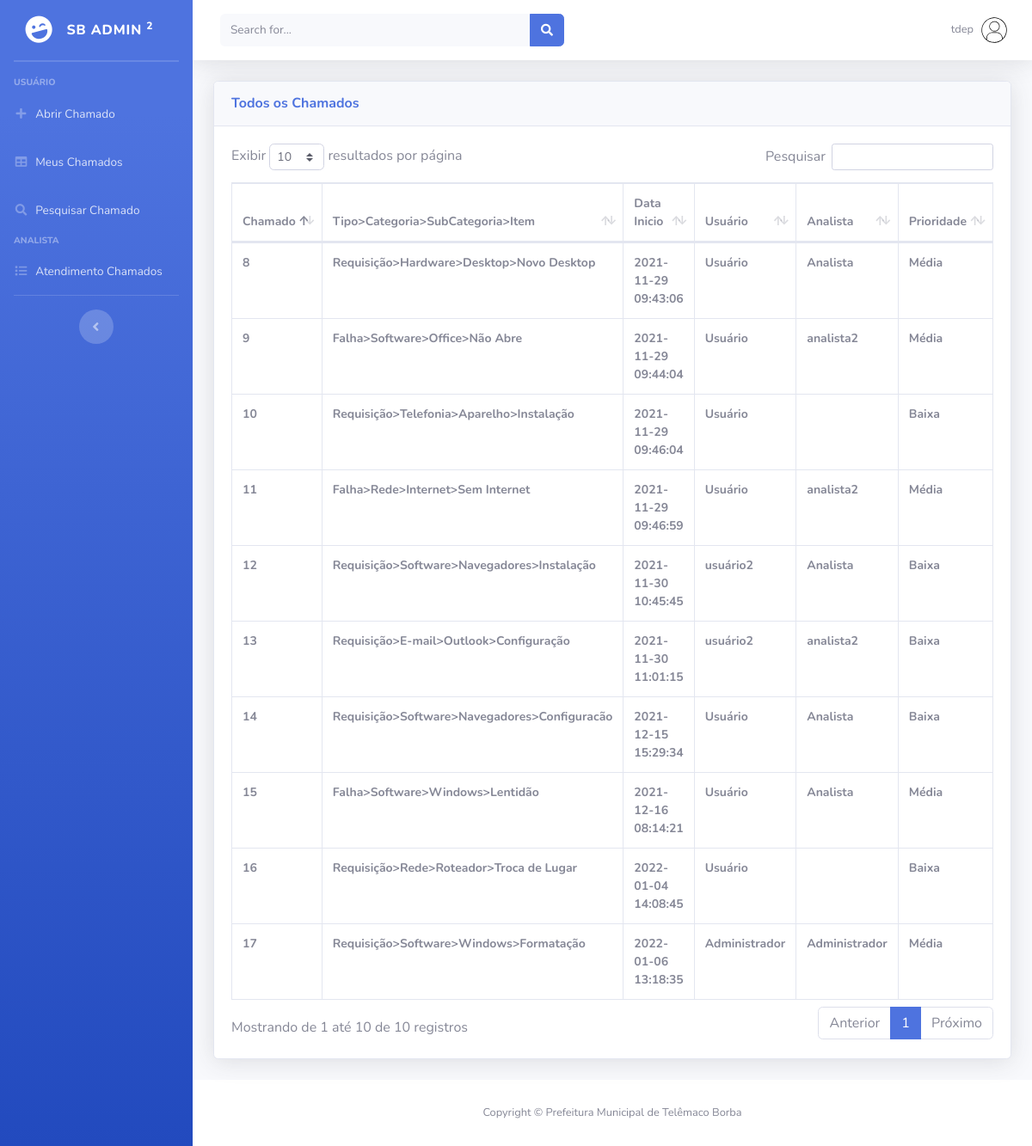
Screenshot of /Frontend/pesquisarChamado.php (signed in) with the database file from the repository.
### tables this page shows
CREATE TABLE IF NOT EXISTS `chamados` (
  `numero_chamado` int NOT NULL AUTO_INCREMENT,
  `localizacao` varchar(100) NOT NULL,
  `descricao` varchar(3000) NOT NULL,
  `descricao_analista` varchar(3000) NOT NULL,
  `data_hora_abertura` datetime NOT NULL,
  `data_prazo` date DEFAULT NULL,
  `data_hora_fechamento` datetime DEFAULT NULL,
  `usuarios_matricula` int NOT NULL,
  `analista` varchar(45) NOT NULL,
  `status_chamado_cod_status` int NOT NULL,
  `prioridade_chamado_cod_prioridade` int NOT NULL,
  `tipo_atendimento_cod_tipo_atendimento` int NOT NULL,
  `tipo_cod_tipo` int NOT NULL,
  `categoria_cod_categoria` int NOT NULL,
  `subcategoria_cod_subcategoria` int NOT NULL,
  `item_cod_item` int NOT NULL,
  `fila_geral` int NOT NULL,
  PRIMARY KEY (`numero_chamado`),
  KEY `fk_chamados_usuarios_idx` (`usuarios_matricula`),
  KEY `fk_chamados_item1_idx` (`item_cod_item`),
  KEY `fk_chamados_status_chamado1_idx` (`status_chamado_cod_status`),
  KEY `fk_chamados_prioridade_chamado1_idx` (`prioridade_chamado_cod_prioridade`),
  KEY `fk_chamados_tipo_atendimento1_idx` (`tipo_atendimento_cod_tipo_atendimento`),
  KEY `fk_chamados_tipo1_idx` (`tipo_cod_tipo`),
  KEY `fk_chamados_categoria1_idx` (`categoria_cod_categoria`),
  KEY `fk_chamados_subcategoria1_idx` (`subcategoria_cod_subcategoria`)
);

CREATE TABLE IF NOT EXISTS `tipo` (
  `cod_tipo` int NOT NULL AUTO_INCREMENT,
  `nome_tipo` varchar(45) NOT NULL,
  `ativo` int NOT NULL,
  PRIMARY KEY (`cod_tipo`)
);

CREATE TABLE IF NOT EXISTS `categoria` (
  `cod_categoria` int NOT NULL AUTO_INCREMENT,
  `nome_categoria` varchar(45) NOT NULL,
  `ativo` int NOT NULL,
  `tipo_cod_tipo` int NOT NULL,
  PRIMARY KEY (`cod_categoria`),
  KEY `fk_categoria_tipo1_idx` (`tipo_cod_tipo`)
);

CREATE TABLE IF NOT EXISTS `subcategoria` (
  `cod_subcategoria` int NOT NULL AUTO_INCREMENT,
  `nome_subcategoria` varchar(45) NOT NULL,
  `ativo` int NOT NULL,
  `categoria_cod_categoria` int NOT NULL,
  PRIMARY KEY (`cod_subcategoria`),
  KEY `fk_subcategoria_categoria1_idx` (`categoria_cod_categoria`)
);

CREATE TABLE IF NOT EXISTS `item` (
  `cod_item` int NOT NULL AUTO_INCREMENT,
  `nome_item` varchar(45) NOT NULL,
  `ativo` int NOT NULL,
  `subcategoria_cod_subcategoria` int NOT NULL,
  PRIMARY KEY (`cod_item`),
  KEY `fk_item_subcategoria1_idx` (`subcategoria_cod_subcategoria`)
);

CREATE TABLE IF NOT EXISTS `usuarios` (
  `matricula` int NOT NULL,
  `nome` varchar(45) NOT NULL,
  `telefone` varchar(45) NOT NULL,
  `email` varchar(45) NOT NULL,
  `departamento` varchar(45) NOT NULL,
  `senha` varchar(255) NOT NULL,
  `nivel` int NOT NULL,
  `ativo` int NOT NULL,
  PRIMARY KEY (`matricula`),
  KEY `fk_cod_departamento` (`departamento`)
);

CREATE TABLE IF NOT EXISTS `prioridade_chamado` (
  `cod_prioridade` int NOT NULL AUTO_INCREMENT,
  `nome_prioridade` varchar(45) NOT NULL,
  `ativo` int NOT NULL,
  PRIMARY KEY (`cod_prioridade`)
);

### Frontend/pesquisarChamado.php (the view, shortened to what this page needs)
<!DOCTYPE html>
<html lang="pt-br">
<head>
    <link href="vendor/fontawesome-free/css/all.min.css" rel="stylesheet" type="text/css">
    <link href="css/sb-admin-2.min.css" rel="stylesheet">
    <link href="vendor/datatables/dataTables.bootstrap4.min.css" rel="stylesheet">
</head>
<body id="page-top">
    <div id="wrapper">
        <?php include 'navbar.php'; ?>
        <div id="content-wrapper" class="d-flex flex-column">
            <div id="content">
                <?php include 'topbar.php'; ?>
                <div class="container-fluid">
                    <div class="card shadow mb-4">
                        <div class="card-header py-3">
                            <h6 class="m-0 font-weight-bold text-primary">Todos os Chamados</h6>
                        </div>
                        <div class="card-body">
                            <div class="table-responsive">
                                <table class="table table-bordered" id="dataTablePesquisaChamado" width="100%" cellspacing="0" style="font-size: 14px;">
                                    <thead>
                                        <tr>
                                            <th>Chamado</th>
                                            <th>Tipo>Categoria>SubCategoria>Item</th>
                                            <th>Data Inicio</th>
                                            <th>Usuário</th>
                                            <th>Analista</th>
                                            <th>Prioridade</th>
                                        </tr>
                                    </thead>
                    <?php
                            include '../Backend/conexao.php';
                            $query = $conn->query("SELECT * FROM chamados
                        INNER JOIN item ON item.cod_item = chamados.item_cod_item
                        INNER JOIN subcategoria ON subcategoria.cod_subcategoria = chamados.subcategoria_cod_subcategoria
                        INNER JOIN categoria ON categoria.cod_categoria = chamados.categoria_cod_categoria
                        INNER JOIN tipo ON tipo.cod_tipo = chamados.tipo_cod_tipo
                        INNER JOIN usuarios ON usuarios.matricula = chamados.usuarios_matricula
                        INNER JOIN prioridade_chamado ON prioridade_chamado.cod_prioridade = chamados.prioridade_chamado_cod_prioridade
                        INNER JOIN status_chamado ON status_chamado.cod_status = chamados.status_chamado_cod_status");
                        echo "<tbody>";
                            foreach($query->fetchAll(PDO::FETCH_ASSOC) as $dados) {
                                echo "<tr>";
                                    echo "<th>".$dados['numero_chamado']."</th>";
                                    echo "<th>".$dados['nome_tipo'].">".$dados['nome_categoria'].">".$dados['nome_subcategoria'].">".$dados['nome_item']."</th>";
                                    echo "<th>".$dados['data_hora_abertura']."</th>";
                                    echo "<th>".$dados['nome']."</th>";
                                    echo "<th>".$dados['analista']."</th>";
                                    echo "<th>".$dados['nome_prioridade']."</th>";
                                echo "</tr>";
                            }
                    ?>
                    </tbody>
                                </table>
                            </div>
                        </div>
                    </div>
                </div>
            </div>
            <footer class="sticky-footer bg-white">
                <div class="container my-auto">
                    <div class="copyright text-center my-auto">
                        <span>Copyright &copy; Prefeitura Municipal de Telêmaco Borba</span>
                    </div>
                </div>
            </footer>
        </div>
    </div>
</body>
</html>

### rows the page displays
chamados: numero_chamado "8", tipo_cod_tipo.nome_tipo "Requisição", categoria_cod_categoria.nome_categoria "Hardware", subcategoria_cod_subcategoria.nome_subcategoria "Desktop", item_cod_item.nome_item "Novo Desktop", data_hora_abertura "2021-11-29 09:43:06", usuarios_matricula.nome "Usuário", analista "Analista", prioridade_chamado_cod_prioridade.nome_prioridade "Média"
chamados: numero_chamado "9", tipo_cod_tipo.nome_tipo "Falha", categoria_cod_categoria.nome_categoria "Software", subcategoria_cod_subcategoria.nome_subcategoria "Office", item_cod_item.nome_item "Não Abre", data_hora_abertura "2021-11-29 09:44:04", usuarios_matricula.nome "Usuário", analista "analista2", prioridade_chamado_cod_prioridade.nome_prioridade "Média"
chamados: numero_chamado "10", tipo_cod_tipo.nome_tipo "Requisição", categoria_cod_categoria.nome_categoria "Telefonia", subcategoria_cod_subcategoria.nome_subcategoria "Aparelho", item_cod_item.nome_item "Instalação", data_hora_abertura "2021-11-29 09:46:04", usuarios_matricula.nome "Usuário", prioridade_chamado_cod_prioridade.nome_prioridade "Baixa"
chamados: numero_chamado "11", tipo_cod_tipo.nome_tipo "Falha", categoria_cod_categoria.nome_categoria "Rede", subcategoria_cod_subcategoria.nome_subcategoria "Internet", item_cod_item.nome_item "Sem Internet", data_hora_abertura "2021-11-29 09:46:59", usuarios_matricula.nome "Usuário", analista "analista2", prioridade_chamado_cod_prioridade.nome_prioridade "Média"
chamados: numero_chamado "12", tipo_cod_tipo.nome_tipo "Requisição", categoria_cod_categoria.nome_categoria "Software", subcategoria_cod_subcategoria.nome_subcategoria "Navegadores", item_cod_item.nome_item "Instalação", data_hora_abertura "2021-11-30 10:45:45", usuarios_matricula.nome "usuário2", analista "Analista", prioridade_chamado_cod_prioridade.nome_prioridade "Baixa"
chamados: numero_chamado "13", tipo_cod_tipo.nome_tipo "Requisição", categoria_cod_categoria.nome_categoria "E-mail", subcategoria_cod_subcategoria.nome_subcategoria "Outlook", item_cod_item.nome_item "Configuração", data_hora_abertura "2021-11-30 11:01:15", usuarios_matricula.nome "usuário2", analista "analista2", prioridade_chamado_cod_prioridade.nome_prioridade "Baixa"
chamados: numero_chamado "14", tipo_cod_tipo.nome_tipo "Requisição", categoria_cod_categoria.nome_categoria "Software", subcategoria_cod_subcategoria.nome_subcategoria "Navegadores", item_cod_item.nome_item "Configuracão", data_hora_abertura "2021-12-15 15:29:34", usuarios_matricula.nome "Usuário", analista "Analista", prioridade_chamado_cod_prioridade.nome_prioridade "Baixa"
chamados: numero_chamado "15", tipo_cod_tipo.nome_tipo "Falha", categoria_cod_categoria.nome_categoria "Software", subcategoria_cod_subcategoria.nome_subcategoria "Windows", item_cod_item.nome_item "Lentidão", data_hora_abertura "2021-12-16 08:14:21", usuarios_matricula.nome "Usuário", analista "Analista", prioridade_chamado_cod_prioridade.nome_prioridade "Média"
chamados: numero_chamado "16", tipo_cod_tipo.nome_tipo "Requisição", categoria_cod_categoria.nome_categoria "Rede", subcategoria_cod_subcategoria.nome_subcategoria "Roteador", item_cod_item.nome_item "Troca de Lugar", data_hora_abertura "2022-01-04 14:08:45", usuarios_matricula.nome "Usuário", prioridade_chamado_cod_prioridade.nome_prioridade "Baixa"
chamados: numero_chamado "17", tipo_cod_tipo.nome_tipo "Requisição", categoria_cod_categoria.nome_categoria "Software", subcategoria_cod_subcategoria.nome_subcategoria "Windows", item_cod_item.nome_item "Formatação", data_hora_abertura "2022-01-06 13:18:35", usuarios_matricula.nome "Administrador", analista "Administrador", prioridade_chamado_cod_prioridade.nome_prioridade "Média"

### other values shown
$nome_usuario "tdep"
